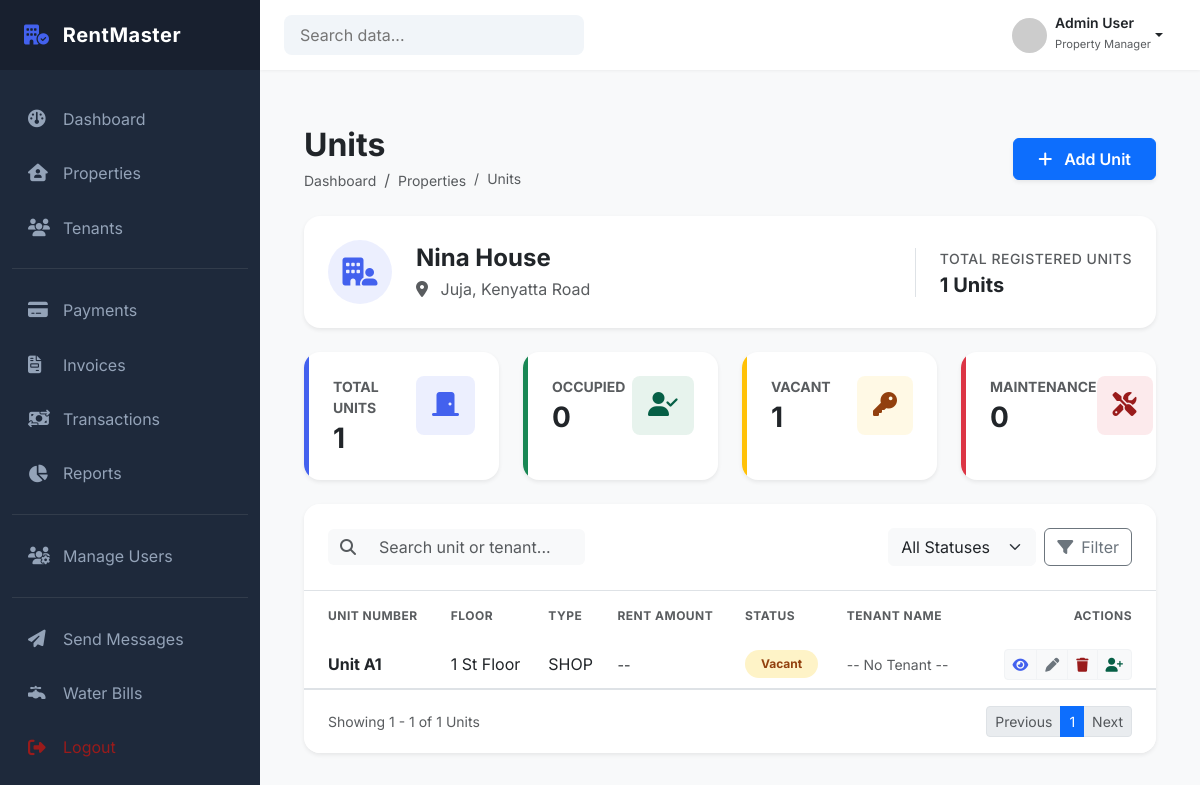
Before: /properties/properties/6/units/ (signed in) with the older database file.
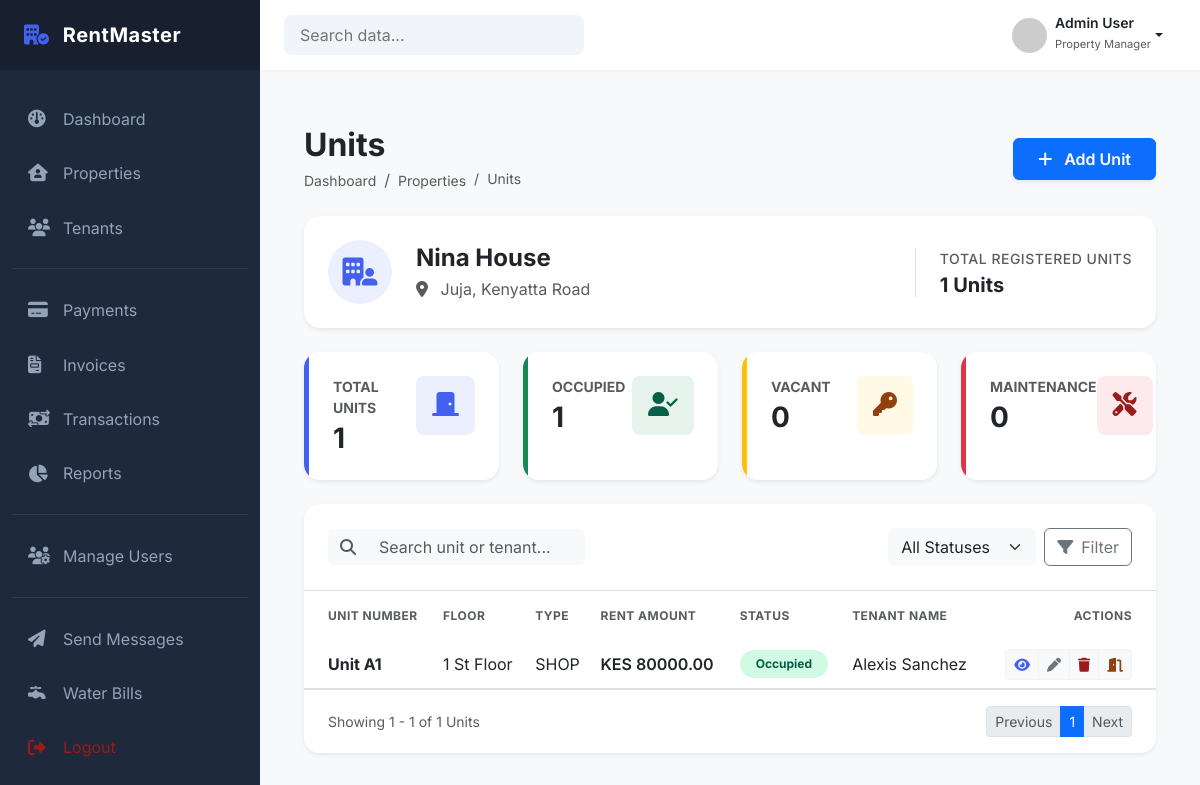
After: the same page with the newer database file.
### properties/models.py (models this page shows, shortened)
class Unit(models.Model):
    property = models.ForeignKey(
        Property,
        on_delete=models.PROTECT,
        related_name="units"
    )
    unit_number = models.CharField(max_length=20)
    unit_type = models.CharField(
        max_length=50,
        choices=UnitType.choices
    )
    status = models.CharField(
        max_length=50,
        choices=UnitStatus.choices,
        default=UnitStatus.VACANT
    )
    floor = models.CharField(max_length=20, blank=True)
    is_active = models.BooleanField(default=True)
    created_at = models.DateTimeField(auto_now_add=True)
    class Meta:
        constraints = [
            UniqueConstraint(
                fields=["property", "unit_number"],
                name="unique_unit_number_per_property"
            )
        ]
        ordering = ["unit_number"]

### tenants/models.py (models this page shows, shortened)
class Tenancy(models.Model):
    tenant = models.ForeignKey(
        "Tenant",
        on_delete=models.PROTECT,
        related_name="tenancies"
    )
    unit = models.ForeignKey(
        Unit,
        on_delete=models.PROTECT,
        related_name="tenancies"
    )
    start_date = models.DateField() # when tenancy officially begins
    end_date = models.DateField(null=True, blank=True) # when tenancy ends
    rent_amount = models.DecimalField(max_digits=12, decimal_places=2)
    status = models.CharField(
        max_length=20,
        choices=TenancyStatus.choices,
        default=TenancyStatus.ACTIVE
    )
    created_by = models.ForeignKey(
        settings.AUTH_USER_MODEL,
        on_delete=models.PROTECT,
        related_name="created_tenancies"
    )
    created_at = models.DateTimeField(auto_now_add=True)
    updated_at = models.DateTimeField(auto_now=True)
    class Meta:
        ordering = ["-start_date"]
        constraints = [
            models.UniqueConstraint(
                fields=["unit"],
                condition=Q(status="ACTIVE"),
                name="unique_active_tenancy_per_unit"
            ),
            models.UniqueConstraint(
                fields=["tenant"],
                condition=Q(status="ACTIVE"),
                name="unique_active_tenancy_per_tenant"
            )
        ]

class Tenant(models.Model):
    first_name = models.CharField(max_length=100)
    last_name = models.CharField(max_length=100)
    landlord = models.ForeignKey(
        settings.AUTH_USER_MODEL,
        on_delete=models.PROTECT,
        limit_choices_to={"role": "LANDLORD"},
        related_name="tenants"
    )
    phone_number = models.CharField(max_length=20)
    email = models.EmailField(blank=True)
    id_number = models.CharField(max_length=50)
    date_of_birth = models.DateField(null=True, blank=True)
    is_active = models.BooleanField(default=True)
    created_at = models.DateTimeField(auto_now_add=True)
    created_by = models.ForeignKey(
        settings.AUTH_USER_MODEL,
        on_delete=models.PROTECT
    )
    class Meta:
        constraints = [
            UniqueConstraint(
                fields=["id_number", "landlord"],
                name="unique_id_per_landlord"
            )
        ]

### properties/views.py (the view)
# urls.py: path('properties/<int:property_id>/units/', views.property_units, name='property_units'),
@login_required
def property_units(request, property_id):
    status = request.GET.get("status")
    search = request.GET.get("q")
    property, units = get_property_with_units(
        request.user,
        property_id,
        status=status,
        search=search
    )
    if not property:
        return redirect('property_list')
    paginator = Paginator(units, 10) # 10 units per page
    page_number = request.GET.get("page")
    page_obj = paginator.get_page(page_number)
    stats = get_units_stats(units)
    context = {
        'property': property,
        'units': page_obj,
        'page_obj': page_obj,
        'stats': stats,
        'selected_status': status or 'ALL'
    }
    if request.headers.get('HX-Request'):
        return render(request, 'properties/partials/units_table.html', context)
    return render(request, 'properties/property_units.html', context)

### properties/services/unit_service.py (called while the page is built, shortened)
def get_property_with_units(user, property_id, status=None, search=None):
    property = Property.objects.filter(
        id=property_id,
        landlord=user
    ).first()
    if not property:
        return None, None
    active_tenancies = Tenancy.objects.filter(
        status=TenancyStatus.ACTIVE
    ).select_related('tenant')
    units = property.units.all()
    if status and status != 'ALL':
        units = units.filter(status=status)
    units = units.prefetch_related(
        Prefetch(
            'tenancies',
            queryset=active_tenancies,
            to_attr='active_tenancies'
        )
    ).order_by('unit_number')
    for unit in units:
        unit.active_tenancy = (
            unit.active_tenancies[0] if unit.active_tenancies else None
        )
    return property, units

def get_units_stats(units):
    total_units = units.count()
    occupied = units.filter(status='OCCUPIED').count()
    vacant = units.filter(status='VACANT').count()
    maintenance = units.filter(status='MAINTENANCE').count()
    return {
        "total": total_units,
        "occupied": occupied,
        "vacant": vacant,
        "maintenance": maintenance,
    }

### templates/properties/property_units.html (shortened to what the changed rows need)
{% extends 'dashboard/base_dashboard.html' %}
{% load static %}
{% block extra_css %}
<link rel="stylesheet" href="{% static 'properties/css/property_units.css' %}">
{% endblock %}
{% block content %}
<div class="container-fluid py-4">
  <div
    class="d-flex flex-column flex-md-row justify-content-between align-items-md-center mb-4"
  >
    <div class="mb-3 mb-md-0">
      <h2 class="fw-bold text-dark mb-1">Units</h2>
    </div>
  </div>
  <div class="row row-cols-1 row-cols-md-2 row-cols-lg-4 g-4 mb-4">
    <div class="col">
      <div
        class="card border-0 shadow-sm h-100 rounded-4 stat-card overflow-hidden"
      >
        <div class="card-body p-4 border-start border-success border-5">
          <div class="d-flex justify-content-between align-items-start">
            <div>
              <p class="text-muted small fw-bold text-uppercase mb-1">
                Occupied
              </p>
              <h3 class="fw-bold mb-0">{{ stats.occupied }}</h3>
            </div>
          </div>
        </div>
      </div>
    </div>
    <div class="col">
      <div
        class="card border-0 shadow-sm h-100 rounded-4 stat-card overflow-hidden"
      >
        <div class="card-body p-4 border-start border-warning border-5">
          <div class="d-flex justify-content-between align-items-start">
            <div>
              <p class="text-muted small fw-bold text-uppercase mb-1">Vacant</p>
              <h3 class="fw-bold mb-0">{{ stats.vacant }}</h3>
            </div>
          </div>
        </div>
      </div>
    </div>
  </div>
  <div class="card border-0 shadow-sm rounded-4 overflow-hidden">
    <div class="table-responsive" id="units-table">
      {% include 'properties/partials/units_table.html' %}
    </div>
  </div>
</div>
{% endblock %}

### templates/properties/partials/units_table.html (shortened to what the changed rows need)
<table class="table table-hover align-middle mb-0">
  <thead class="bg-light">
    <tr>
      <th class="ps-4 py-3 border-0 text-muted small text-uppercase fw-bold">
        Unit Number
      </th>
      <th class="py-3 border-0 text-muted small text-uppercase fw-bold">
        Floor
      </th>
      <th class="py-3 border-0 text-muted small text-uppercase fw-bold">
        Type
      </th>
      <th class="py-3 border-0 text-muted small text-uppercase fw-bold">
        Rent Amount
      </th>
      <th class="py-3 border-0 text-muted small text-uppercase fw-bold">
        Status
      </th>
      <th class="py-3 border-0 text-muted small text-uppercase fw-bold">
        Tenant Name
      </th>
      <th
        class="pe-4 py-3 border-0 text-muted small text-uppercase fw-bold text-end"
      >
        Actions
      </th>
    </tr>
  </thead>
  <tbody>
    {% for unit in units %}
    <tr>
      <td class="ps-4 fw-bold text-dark">Unit {{ unit.unit_number }}</td>
      <td>
        {{ unit.floor }}
        {% if unit.floor == '1' %}
            St
        {% elif unit.floor == '2' %}
            nd
        {% elif unit.floor == '3' %}
            rd
        {% else %}
            th
        {% endif %}
            Floor
      </td>
      <td>{{ unit.unit_type }}</td>
      <td>
        <span class="fw-semibold">
          {% if unit.active_tenancy %} KES {{ unit.active_tenancy.rent_amount }}
          {% else %}
          <span class="text-muted small">--</span>
          {% endif %}
        </span>
      </td>
      <td>
        {% if unit.status == "OCCUPIED" %}
        <span
          class="badge rounded-pill bg-success-subtle text-success px-3 py-2"
        >
          Occupied
        </span>
        {% elif unit.status == "VACANT" %}
        <span
          class="badge rounded-pill bg-warning-subtle text-warning px-3 py-2"
        >
          Vacant
        </span>
        {% else %}
        <span class="badge rounded-pill bg-danger-subtle text-danger px-3 py-2">
          Maintenance
        </span>
        {% endif %}
      </td>
      <td>
        {% if unit.active_tenancy %} {{ unit.active_tenancy.tenant.first_name }}
        {{ unit.active_tenancy.tenant.last_name }} {% else %}
        <span class="text-muted small">-- No Tenant --</span>
        {% endif %}
      </td>
      <td class="pe-4 text-end">
        <div class="btn-group" role="group">
          <a
            href="{% url 'unit_detail' unit.id %}"
            class="btn btn-sm btn-light text-primary"
            title="View"
          >
            <i class="fa-solid fa-eye"></i>
          </a>
          <a
            href="{% url 'edit_unit' unit.id %}"
            class="btn btn-sm btn-light text-secondary"
            title="Edit"
          >
            <i class="fa-solid fa-pen"></i>
          </a>
          <a
            href="{% url 'delete_unit' unit.id %}"
            class="btn btn-sm btn-light text-danger"
            title="Delete"
          >
            <i class="fa-solid fa-trash"></i>
          </a>
          {% if unit.status == "VACANT" or unit.status == "MAINTENANCE" %}
          <a
            href="{% url 'assign_tenant' unit.id %}"
            class="btn btn-sm btn-light text-success"
            title="Assign Tenant"
          >
            <i class="fa-solid fa-user-plus"></i>
          </a>
          {% endif %}
          {% if unit.status == "OCCUPIED" %}
          <a
            href="{% url 'vacate_unit' unit.id %}"
            class="btn btn-sm btn-light text-warning"
            title="Vacate"
          >
            <i class="fa-solid fa-door-open"></i>
          </a>
          {% endif %}
        </div>
      </td>
    </tr>
    {% empty %}
    <tr>
      <td colspan="6" class="text-center text-muted py-4">
        No units found for this property.
      </td>
    </tr>
    {% endfor %}
  </tbody>
</table>

Changed rows visible on the page:
changed Unit "SHOP": active_tenancy.rent_amount (not shown) → "80000.00"; active_tenancy.tenant.first_name (not shown) → "Alexis"; active_tenancy.tenant.last_name (not shown) → "Sanchez"; text "-- -- No Tenant --" → "KES"; status "Vacant" → "Occupied"
Other visible differences:
{{ stats.occupied }}: "0" → "1"
{{ stats.vacant }}: "1" → "0"
